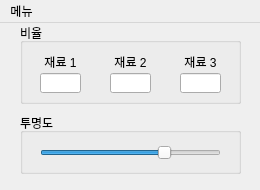
<?xml version="1.0" encoding="UTF-8"?>
<ui version="4.0">
 <class>MainWindow</class>
 <widget class="QMainWindow" name="MainWindow">
  <property name="geometry">
   <rect>
    <x>0</x>
    <y>0</y>
    <width>260</width>
    <height>190</height>
   </rect>
  </property>
  <property name="sizePolicy">
   <sizepolicy hsizetype="Fixed" vsizetype="Fixed">
    <horstretch>0</horstretch>
    <verstretch>0</verstretch>
   </sizepolicy>
  </property>
  <property name="windowTitle">
   <string>MainWindow</string>
  </property>
  <property name="windowOpacity">
   <double>1.000000000000000</double>
  </property>
  <widget class="QWidget" name="centralwidget">
   <property name="sizePolicy">
    <sizepolicy hsizetype="Fixed" vsizetype="Fixed">
     <horstretch>0</horstretch>
     <verstretch>0</verstretch>
    </sizepolicy>
   </property>
   <widget class="QGroupBox" name="ratioBox">
    <property name="geometry">
     <rect>
      <x>20</x>
      <y>0</y>
      <width>221</width>
      <height>81</height>
     </rect>
    </property>
    <property name="title">
     <string>비율</string>
    </property>
    <widget class="QLineEdit" name="stuffInput2">
     <property name="geometry">
      <rect>
       <x>160</x>
       <y>50</y>
       <width>41</width>
       <height>20</height>
      </rect>
     </property>
    </widget>
    <widget class="QLabel" name="stuffLabel0">
     <property name="geometry">
      <rect>
       <x>20</x>
       <y>30</y>
       <width>41</width>
       <height>16</height>
      </rect>
     </property>
     <property name="toolTip">
      <string>&lt;html&gt;&lt;head/&gt;&lt;body&gt;&lt;p&gt;&lt;br/&gt;&lt;/p&gt;&lt;/body&gt;&lt;/html&gt;</string>
     </property>
     <property name="text">
      <string>&lt;html&gt;&lt;head/&gt;&lt;body&gt;&lt;p align=&quot;center&quot;&gt;재료 1&lt;/p&gt;&lt;/body&gt;&lt;/html&gt;</string>
     </property>
    </widget>
    <widget class="QLabel" name="stuffLabel2">
     <property name="geometry">
      <rect>
       <x>160</x>
       <y>30</y>
       <width>41</width>
       <height>16</height>
      </rect>
     </property>
     <property name="toolTip">
      <string>&lt;html&gt;&lt;head/&gt;&lt;body&gt;&lt;p&gt;&lt;br/&gt;&lt;/p&gt;&lt;/body&gt;&lt;/html&gt;</string>
     </property>
     <property name="text">
      <string>&lt;html&gt;&lt;head/&gt;&lt;body&gt;&lt;p align=&quot;center&quot;&gt;재료 3&lt;/p&gt;&lt;/body&gt;&lt;/html&gt;</string>
     </property>
    </widget>
    <widget class="QLineEdit" name="stuffInput0">
     <property name="geometry">
      <rect>
       <x>20</x>
       <y>50</y>
       <width>41</width>
       <height>20</height>
      </rect>
     </property>
    </widget>
    <widget class="QLabel" name="stuffLabel1">
     <property name="geometry">
      <rect>
       <x>90</x>
       <y>30</y>
       <width>41</width>
       <height>16</height>
      </rect>
     </property>
     <property name="toolTip">
      <string>&lt;html&gt;&lt;head/&gt;&lt;body&gt;&lt;p&gt;&lt;br/&gt;&lt;/p&gt;&lt;/body&gt;&lt;/html&gt;</string>
     </property>
     <property name="text">
      <string>&lt;html&gt;&lt;head/&gt;&lt;body&gt;&lt;p align=&quot;center&quot;&gt;재료 2&lt;/p&gt;&lt;/body&gt;&lt;/html&gt;</string>
     </property>
    </widget>
    <widget class="QLineEdit" name="stuffInput1">
     <property name="geometry">
      <rect>
       <x>90</x>
       <y>50</y>
       <width>41</width>
       <height>20</height>
      </rect>
     </property>
    </widget>
   </widget>
   <widget class="QGroupBox" name="opacityBox">
    <property name="geometry">
     <rect>
      <x>20</x>
      <y>90</y>
      <width>221</width>
      <height>61</height>
     </rect>
    </property>
    <property name="title">
     <string>투명도</string>
    </property>
    <widget class="QSlider" name="opacitySlider">
     <property name="geometry">
      <rect>
       <x>20</x>
       <y>30</y>
       <width>181</width>
       <height>20</height>
      </rect>
     </property>
     <property name="sliderPosition">
      <number>70</number>
     </property>
     <property name="orientation">
      <enum>Qt::Horizontal</enum>
     </property>
    </widget>
   </widget>
  </widget>
  <widget class="QMenuBar" name="menubar">
   <property name="geometry">
    <rect>
     <x>0</x>
     <y>0</y>
     <width>260</width>
     <height>24</height>
    </rect>
   </property>
   <widget class="QMenu" name="menu">
    <property name="title">
     <string>메뉴</string>
    </property>
    <addaction name="actionRatio"/>
    <addaction name="actionSettings"/>
    <addaction name="separator"/>
    <addaction name="actionExit"/>
   </widget>
   <addaction name="menu"/>
  </widget>
  <action name="actionSettings">
   <property name="text">
    <string>설정</string>
   </property>
  </action>
  <action name="actionExit">
   <property name="text">
    <string>종료</string>
   </property>
  </action>
  <action name="actionRatio">
   <property name="enabled">
    <bool>true</bool>
   </property>
   <property name="text">
    <string>비율 창 보기</string>
   </property>
  </action>
 </widget>
 <resources/>
 <connections/>
</ui>
